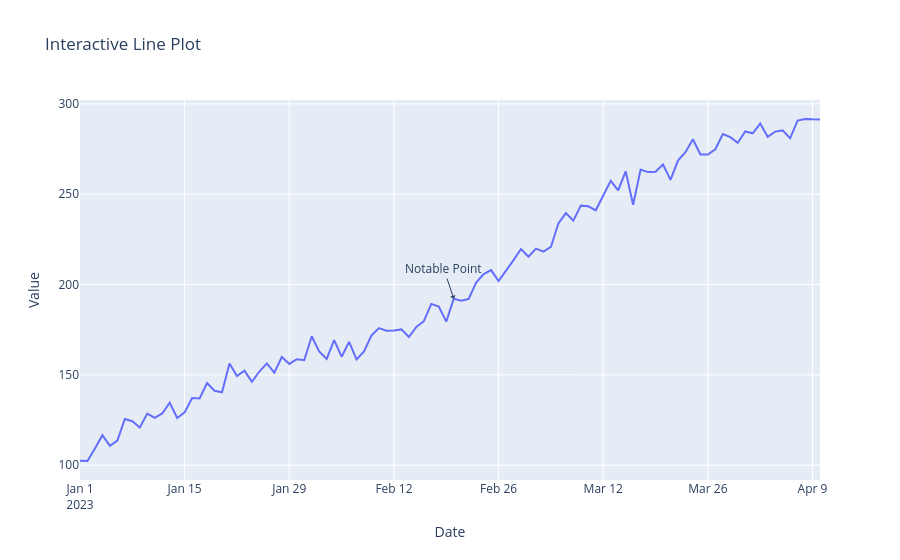

The notebook cell saved with this chart:
### Markdown cell above
## Interactive Visualizations with Plotly

For interactive plots with zooming, panning, and annotations, we use Plotly alongside plotsmith.
plotsmith complements pandas and works well with other visualization libraries.

### Code cell
import plotly.graph_objects as go

fig = go.Figure()
fig.add_trace(go.Scatter(x=df.index, y=df["Value"], mode="lines", name="Value"))
fig.add_annotation(
    x=df.index[50],
    y=df["Value"].iloc[50],
    text="Notable Point",
    showarrow=True,
    arrowhead=1,
)
fig.update_layout(title="Interactive Line Plot", xaxis_title="Date", yaxis_title="Value")
fig.show()
